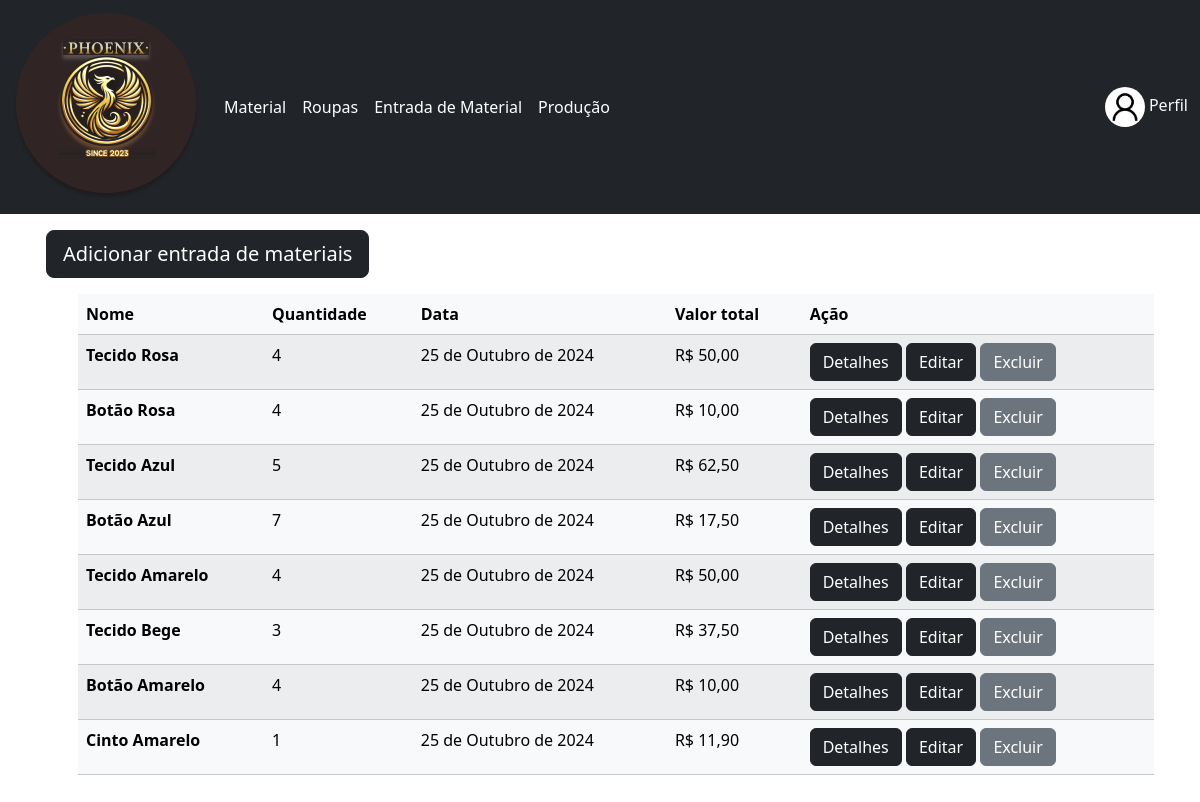
/movimentacao/ (signed in), run on the app's committed database.
### usuario/models.py (models this page shows, shortened)
class CustomUser(AbstractUser):
    linguagem = [
        ('pt-br', 'Português - Brasil'),
        ('eng', 'Inglês (Indisponível)')
    ]
    cpf = models.CharField(max_length=11, unique=True, verbose_name="CPF")
    profile_picture = models.ImageField(upload_to='profile_pictures/', blank=True, null=True)
    idioma = models.CharField(verbose_name="Idioma", null=False, blank=False,  choices=linguagem, default='pt-br', max_length=7)

### movimentacao/models.py (models this page shows, shortened)
class Movimentacao(models.Model):
    codigo_material = models.ForeignKey(Material, on_delete = models.CASCADE, verbose_name="Nome", null= False, blank= False)
    quantidade = models.DecimalField(verbose_name="Quantidade", null=True, blank=True, max_digits=10, decimal_places=2)
    data = models.DateField()
    valor_total = models.DecimalField(verbose_name="Valor Total",max_digits=10, decimal_places=2)

### material/models.py (models this page shows, shortened)
class Material(models.Model):
    nome = models.CharField(verbose_name="Nome", max_length=100, null=False, blank=False)
    descricao = models.TextField(verbose_name="Descrição", null=True, blank=True)
    unid_medida = models.CharField(verbose_name="Unidade de Medida", max_length=30, null=False, blank=True)
    valor = models.DecimalField(verbose_name="Valor", null=False, blank=False, max_digits=10, decimal_places=2)
    imagem = models.ImageField(upload_to="fotos/")
    def __str__(self) -> str:
        return self.nome

### movimentacao/views.py (the view)
# urls.py: path('', MovimentacaoListView.as_view(), name='movimentacao_list'),
class MovimentacaoListView(LoginRequiredMixin, ListView):
    model= Movimentacao
    template_name = 'movimentacao_list_view.html'

### movimentacao/templates/movimentacao_list_view.html (shortened to what this page needs)
{% extends 'base.html' %}
{% block content %}
<a href="{% url 'movimentacao_create' %}" class="btn btn-dark mb-3 btn-lg">Adicionar entrada de materiais</a>
<ul>
    <table class="table table-striped table-light">
        <thead>
          <tr>
            <th scope="col">Nome</th>
            <th scope="col">Quantidade</th>
            <th scope="col">Data</th>
            <th scope="col">Valor total</th>
            <th scope="col">Ação</th>
          </tr>
        </thead>
        <tbody>
            {% for movimentacao in object_list %}
            <tr>
             <th scope="row">{{ movimentacao.codigo_material }}</th>
             <td> {{ movimentacao.quantidade|floatformat:0 }}</td>
             <td>{{ movimentacao.data }}</td>
             <td>R$ {{ movimentacao.valor_total }}</td>
                <td>
                <a href="{% url 'movimentacao_detail' movimentacao.pk %}" class="btn btn-dark">Detalhes</a>
                <a href="{% url 'movimentacao_update' movimentacao.pk %}" class="btn btn-dark">Editar</a>
                <a href="{% url 'movimentacao_delete' movimentacao.pk %}" class="btn btn-secondary">Excluir</a>
                </td>
            </tr>
    {% endfor %}
</ul>
{% endblock %}

### dashboard/templates/base.html (shortened to what this page needs)
<!DOCTYPE html>
<html lang="pt-br">
<head>
    <link href="https://cdn.jsdelivr.net/npm/bootstrap@5.3.3/dist/css/bootstrap.min.css" rel="stylesheet">
    {%load static%}
</head>
<body>
    <nav class="navbar navbar-expand-lg navbar-dark bg-dark">
        <div class="container-fluid">
            <a class="navbar-brand" href="{% url 'dashboard' %}">
                <img src="{% static 'imagens/logo.png' %}" alt="Phoenix">
            </a>
            <div class="collapse navbar-collapse" id="navbarNav">
                <ul class="navbar-nav">
                    <li class="nav-item">
                        <a class="nav-link active" aria-current="page" href="{% url 'material_list' %}">Material</a></li>
                    <li> <a class="nav-link active" aria-current="page" href="{% url 'roupa_list' %}">Roupas</a></li>
                    <li> <a class="nav-link active" aria-current="page" href="{% url 'movimentacao_list' %}">Entrada de Material</a></li>
                    <li> <a class="nav-link active" aria-current="page" href="{% url 'producao_list' %}">Produção</a></li>
                    </ul>
                    <span class="ms-auto">
                    {% if user.is_authenticated %}
                    <span class="navbar-text ms-auto">
                        {% if user.profile_picture %}
                        <img src="{{ user.profile_picture.url }}" alt="Foto de Perfil" class="rounded-circle" style="width: 40px; height: 40px;">
                        {% else %}
                        <img src="{% static 'imagens/default_profile.png' %}" alt="Foto Padrão" class="rounded-circle" style="width: 40px; height: 40px;">
                        {% endif %}
                        <a class="nav-link d-inline-block link-light" href="{% url 'profile' %}">Perfil</a>
                    </span>
                    {% endif %}
                </span>
            </div>
        </div>
    </nav>
    <div class="container py-3 px-3">
        {% block content %}
        {% endblock %}
    </div>
</body>
</html>

### data on the page
CustomUser: profile_picture (picture)
Movimentacao: codigo_material "Tecido Rosa", quantidade "4", data "25 de Outubro de 2024", valor_total "50,00"
Movimentacao: codigo_material "Botão Rosa", quantidade "4", data "25 de Outubro de 2024", valor_total "10,00"
Movimentacao: codigo_material "Tecido Azul", quantidade "5", data "25 de Outubro de 2024", valor_total "62,50"
Movimentacao: codigo_material "Botão Azul", quantidade "7", data "25 de Outubro de 2024", valor_total "17,50"
Movimentacao: codigo_material "Tecido Amarelo", quantidade "4", data "25 de Outubro de 2024", valor_total "50,00"
Movimentacao: codigo_material "Tecido Bege", quantidade "3", data "25 de Outubro de 2024", valor_total "37,50"
Movimentacao: codigo_material "Botão Amarelo", quantidade "4", data "25 de Outubro de 2024", valor_total "10,00"
Movimentacao: codigo_material "Cinto Amarelo", quantidade "1", data "25 de Outubro de 2024", valor_total "11,90"
